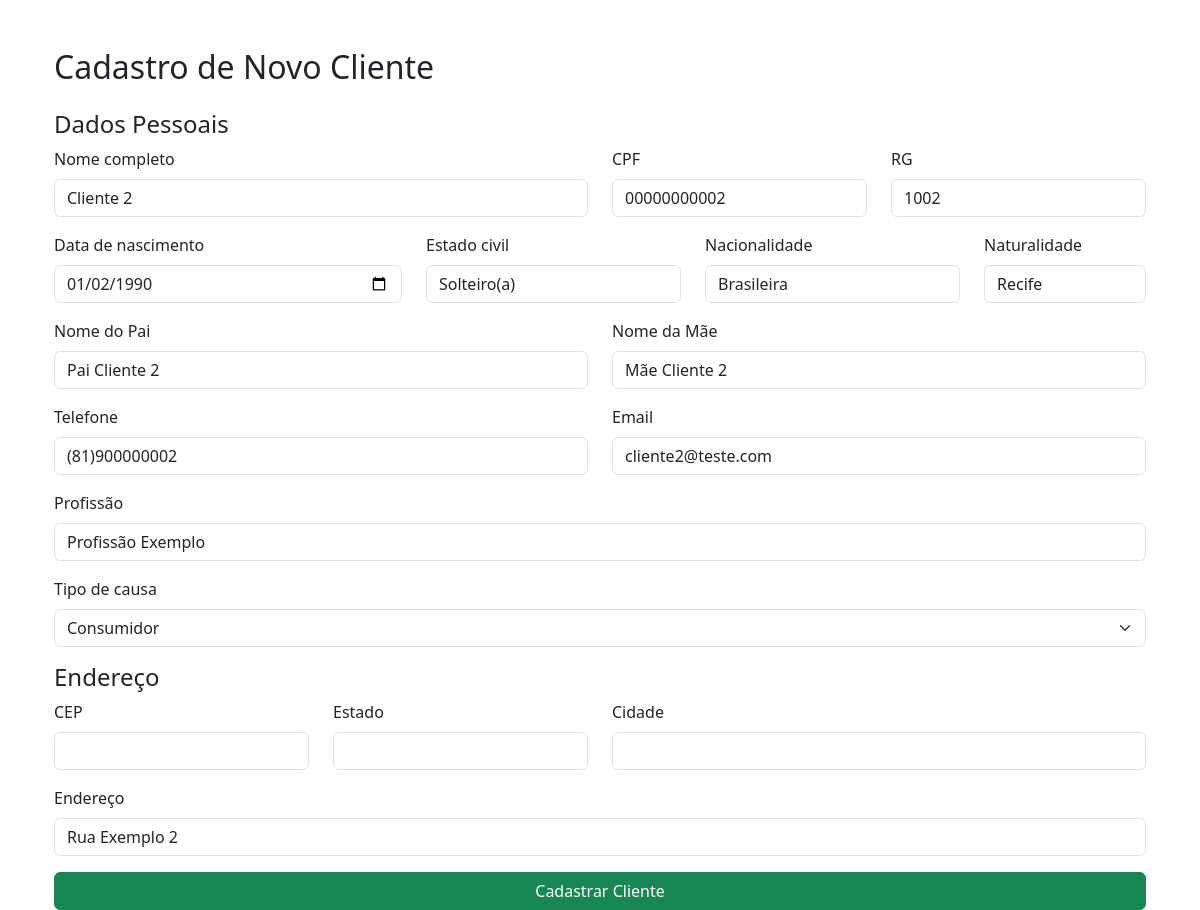
Screenshot of /clientes/2/editar (signed in) with the database file from the repository.
### app/models/cliente.py (models this page shows, shortened)
class Cliente(db.Model):
    __tablename__ = 'clientes'
    id = db.Column(db.Integer, primary_key=True)
    nome_completo = db.Column(db.String(100), nullable=False)
    cpf = db.Column(db.String(11), nullable=False, unique=True)
    rg = db.Column(db.String(20))
    telefone = db.Column(db.String(20))
    email = db.Column(db.String(120))
    cep = db.Column(db.String(9))
    estado = db.Column(db.String(50))
    cidade = db.Column(db.String(50))
    endereco = db.Column(db.String(150))
    estado_civil = db.Column(db.String(30))
    profissao = db.Column(db.String(50))
    nacionalidade = db.Column(db.String(50))
    naturalidade = db.Column(db.String(50))
    data_nascimento = db.Column(db.Date)
    nome_pai = db.Column(db.String(100))
    nome_mae = db.Column(db.String(100))
    tipo_causa = db.Column(db.String(30), nullable=False)
    data_cadastro = db.Column(db.DateTime, default=datetime.utcnow)
    ultima_atualizacao = db.Column(db.DateTime, default=datetime.utcnow, onupdate=datetime.utcnow)

### app/routes/cliente.py (the view, shortened to what this page needs)
@cliente_bp.route('/clientes/<int:cliente_id>/editar', methods=['GET', 'POST'])
@login_required
def editar_cliente(cliente_id):
    cliente = Cliente.query.get_or_404(cliente_id)
    form = ClienteForm(obj=cliente)
    return render_template('cliente_form.html', form=form, editar=True, cliente=cliente)

### app/routes/auth.py (called while the page is built)
@login_manager.user_loader
def load_user(user_id):
    return Usuario.query.get(int(user_id))

### app/templates/cliente_form.html (shortened to what this page needs)
{% extends "base.html" %}
{% block content %}
<div class="container mt-5">
    <h2 class="mb-4">Cadastro de Novo Cliente</h2>
    <form method="POST" novalidate>
        <h4>Dados Pessoais</h4>
        <div class="row">
            <div class="col-md-6 mb-3">
                {{ form.nome_completo.label(class="form-label") }}
                {{ form.nome_completo(class="form-control") }}
            </div>
            <div class="col-md-3 mb-3">
                {{ form.cpf.label(class="form-label") }}
                {{ form.cpf(class="form-control") }}
            </div>
            <div class="col-md-3 mb-3">
                {{ form.rg.label(class="form-label") }}
                {{ form.rg(class="form-control") }}
            </div>
        </div>
        <div class="row">
            <div class="col-md-4 mb-3">
                {{ form.data_nascimento.label(class="form-label") }}
                {{ form.data_nascimento(class="form-control") }}
            </div>
            <div class="col-md-3 mb-3">
                {{ form.estado_civil.label(class="form-label") }}
                {{ form.estado_civil(class="form-control") }}
            </div>
            <div class="col-md-3 mb-3">
                {{ form.nacionalidade.label(class="form-label") }}
                {{ form.nacionalidade(class="form-control", id="nacionalidade", list="lista-paises", value=form.nacionalidade.data or 'Brasil') }}
            </div>
            <div class="col-md-2 mb-3">
                {{ form.naturalidade.label(class="form-label") }}
                {{ form.naturalidade(class="form-control") }}
            </div>
        </div>
        <div class="row">
            <div class="col-md-6 mb-3">
                {{ form.nome_pai.label(class="form-label") }}
                {{ form.nome_pai(class="form-control") }}
            </div>
            <div class="col-md-6 mb-3">
                {{ form.nome_mae.label(class="form-label") }}
                {{ form.nome_mae(class="form-control") }}
            </div>
        </div>
        <div class="row">
            <div class="col-md-6 mb-3">
                {{ form.telefone.label(class="form-label") }}
                {{ form.telefone(class="form-control") }}
            </div>
            <div class="col-md-6 mb-3">
                {{ form.email.label(class="form-label") }}
                {{ form.email(class="form-control") }}
            </div>
        </div>
        <div class="mb-3">
            {{ form.profissao.label(class="form-label") }}
            {{ form.profissao(class="form-control") }}
        </div>
        <div class="mb-3">
            {{ form.tipo_causa.label(class="form-label") }}
            {{ form.tipo_causa(class="form-select") }}
        </div>
        <h4>Endereço</h4>
        <div class="row">
            <div class="col-md-3 mb-3">
                {{ form.cep.label(class="form-label") }}
                {{ form.cep(class="form-control", id="cep") }}
            </div>
            <div class="col-md-3 mb-3">
                {{ form.estado.label(class="form-label") }}
                {{ form.estado(class="form-control", id="estado") }}
            </div>
            <div class="col-md-6 mb-3">
                {{ form.cidade.label(class="form-label") }}
                {{ form.cidade(class="form-control", id="cidade") }}
            </div>
        </div>
        <div class="mb-3">
            {{ form.endereco.label(class="form-label") }}
            {{ form.endereco(class="form-control", id="endereco") }}
        </div>
        <div class="d-grid">
            {{ form.submit(class="btn btn-success") }}
        </div>
    </form>
</div>
{% endblock %}

### rows the page displays
Cliente: nome_completo "Cliente 2", cpf "00000000002", rg "1002", data_nascimento "01/02/1990", estado_civil "Solteiro(a)", nacionalidade "Brasileira", naturalidade "Recife", nome_pai "Pai Cliente 2", nome_mae "Mãe Cliente 2", telefone "(81)900000002", email "cliente2@teste.com", profissao "Profissão Exemplo", tipo_causa "Consumidor", endereco "Rua Exemplo 2"
